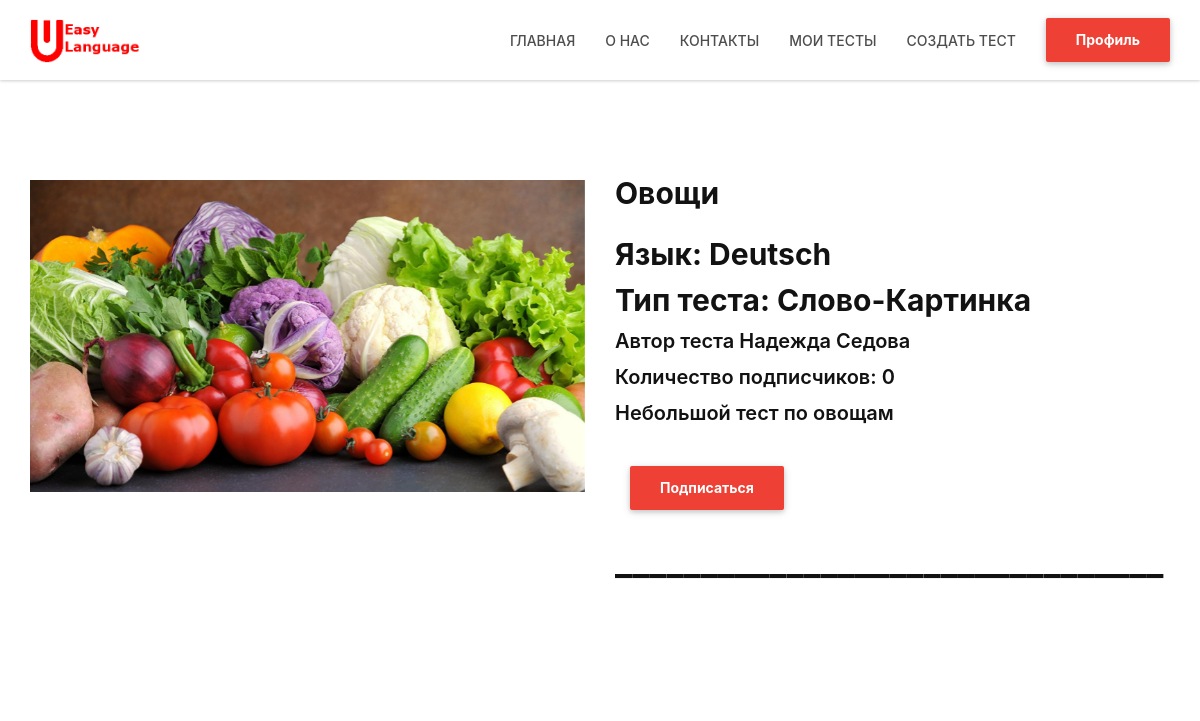
The app's page /test_site/2 (signed in), older data.
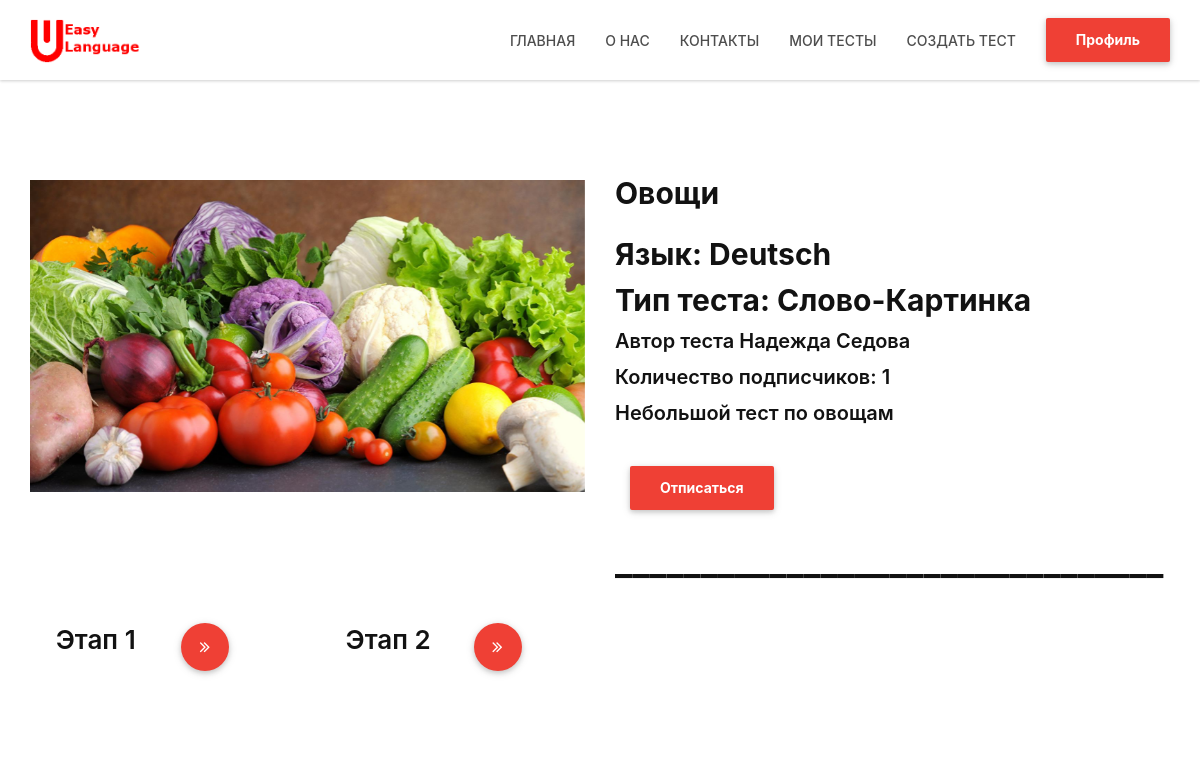
The same page, newer data.
### data/tests.py (models this page shows)
class Test(SqlAlchemyBase, SerializerMixin):
    __tablename__ = 'tests'
    id = sqlalchemy.Column(sqlalchemy.Integer,
                           primary_key=True, autoincrement=True)
    title = sqlalchemy.Column(sqlalchemy.String, nullable=True)
    title_picture = sqlalchemy.Column(sqlalchemy.String, nullable=True)
    type = sqlalchemy.Column(sqlalchemy.String, nullable=True)
    made_date = sqlalchemy.Column(sqlalchemy.DateTime,
                                  default=datetime.datetime.now)
    creator = sqlalchemy.Column(sqlalchemy.Integer,
                                sqlalchemy.ForeignKey("users.id"))
    language_id = sqlalchemy.Column(sqlalchemy.Integer,
                                    sqlalchemy.ForeignKey("categories.id"))
    open = sqlalchemy.Column(sqlalchemy.Boolean, nullable=True,
                             default=False)
    description = sqlalchemy.Column(sqlalchemy.String, nullable=True)
    data = sqlalchemy.Column(sqlalchemy.String, nullable=True, default='{}')
    popularity = sqlalchemy.Column(sqlalchemy.Integer, default=0)
    language = orm.relation('Category')
    user = orm.relation('User')

### main.py (the view, shortened to what this page needs)
@application.route('/test_site', methods=['GET', 'POST'])
@application.route('/test_site/<int:test_id>', methods=['GET', 'POST'])
def test_site(test_id=1):
    if not current_user.is_authenticated:
        return redirect('/login')
    db_sess = db_session.create_session()
    test = db_sess.query(Test).filter(Test.id == test_id).first()
    if not (test.open or str(test.creator) == str(current_user.get_id())):
        abort(404)
    author = db_sess.query(User).filter(User.id == test.creator).first()
    language = db_sess.query(Category).filter(Category.id == test.language_id).first()
    test.test_language = language.name
    test.author = author
    db_sess = db_session.create_session()
    user = db_sess.query(User).filter(User.id == current_user.get_id()).first()
    subscribe = str(test.id) in json.loads(user.user_tests)
    return render_template('test_site.html', test=test, subscribe=subscribe, current_user=current_user)

### data/db_session.py (called while the page is built)
def create_session() -> Session:
    global __factory
    return __factory()

### main.py (called while the page is built)
@login_manager.user_loader
def load_user(user_id):
    db_sess = db_session.create_session()
    return db_sess.query(User).get(user_id)

### templates/test_site.html (shortened to what the changed rows need)
{% extends "main_form_design.html" %}
{% block content %}
    <div id="cta-section-3" class="cta-section">
        <div class="white-section">
            <div class="section-container">
                <div class="container">
                    <div class="row">
                        <div class="col-md-6">
                            <div class="image-block">
                                <div class="image-block-container">
                                    <img src="{{ url_for('static', filename=test.title_picture) }}" alt="Image Block">
                                </div>
                            </div>
                        </div>
                        <div class="col-md-6">
                            <div class="row">
                                <div class="col-md-12 title-block">
                                    <div class="title-block-container">
                                        <h2>{{test.title}}</h2>
                                    </div>
                                </div>
                                <div class="col-md-12 content-b lock">
                                    <div class="content-block-container">
                                        <h2>Язык: {{test.test_language}}</h2>
                                        {% if test.type == 'first_tests'%}
                                            <h2>Тип теста: Слово-Картинка</h2>
                                        {% elif test.type == 'second_tests'%}
                                            <h2>Тип теста: 3 формы глагола</h2>
                                        {% else %}
                                            <h2>Тип теста: Список слов</h2>
                                        {% endif %}
                                         <h4>Автор теста <a href="/open_user_tests/{{ test.author.id }}" title="Автор" class="wave-effect">{{ test.author.name }} {{ test.author.surname }}</a></h4>
                                        <h4>Количество подписчиков: {{test.popularity}}</h4>
                                        <h4>{{test.description}}</h4>
                                        {% if test.author.id|string != current_user.get_id() %}
                                            {% if not subscribe %}
                                                <form method="post" action="">
                                                    <div class="col-md-4">
                                                        <div class="form-group">
                                                            <button type="submit" class="btn btn-lpbuilder wave-effect" value="Подписаться" name="subscribe_button">Подписаться</button>
                                                        </div>
                                                    </div>
                                                </form>
                                            {% else %}
                                                <form method="post" action="">
                                                    <div class="col-md-4">
                                                        <div class="form-group">
                                                            <button type="submit" class="btn btn-lpbuilder wave-effect" value="Отписаться" name="subscribe_button">Отписаться</button>
                                                        </div>
                                                    </div>
                                                </form>
                                            {% endif %}
                                        {% else %}
                                            <a href="/my_tests" title="Мои тесты" class="btn btn-lpbuilder wave-effect">Мои тесты</a>
                                            <a href="/delete_test/{{test.id}}" title="Удалить тест" class="btn btn-lpbuilder wave-effect">Удалить тест</a>
                                        {% endif %}
                                        <h1>________________________________</h1>
                                    </div>
                                </div>
                            </div>
                        </div>
                        {% if subscribe %}
                            {% if test.type == 'first_tests'%}
                                {% for i in range(2) %}
                                    <div class="col-md-3 col-sm-6 content-block">
                                        <div class="form-block-container text-center">
                                            <div class="col-md-6 text-center">
                                                <h3>Этап {{i + 1}}</h3>
                                            </div>
                                            <div class="col-md-4">
                                                <a href="/first_test/{{test.id}}/{{i + 1}}" title="Этап {{i + 1}}" class="btn-lpbuilder-circle btn-lpbuilder-circle-md wave-effect"><i class="fa fa-angle-double-right"></i></a>
                                            </div>
                                        </div>
                                    </div>
                                {% endfor %}
                            {% endif %}
                        {% endif %}
                    </div>
                </div>
            </div>
        </div>
    </div>
{% endblock %}

Row changes from the older to the newer data that the page shows:
changed Test "Овощи": popularity "0" → "1"
Text that changed along with them:
text no longer shown: "Подписаться"
text now shown: "Отписаться"
new list line: "Этап 1"
new list line: "Этап 2"
